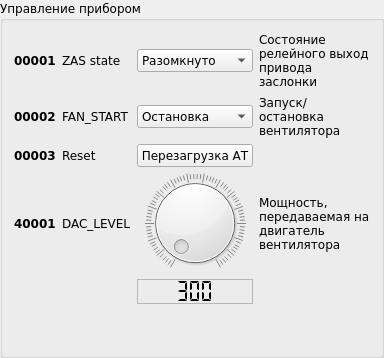
         <widget class="QGroupBox" name="gb1_control">
          <property name="font">
           <font>
            <family>Verdana</family>
           </font>
          </property>
          <property name="title">
           <string>Управление прибором</string>
          </property>
          <property name="flat">
           <bool>false</bool>
          </property>
          <layout class="QGridLayout" name="gridLayout_3">
           <item row="5" column="0">
            <widget class="QLabel" name="lb_00003">
             <property name="palette">
              <palette>
               <active>
                <colorrole role="ButtonText">
                 <brush brushstyle="SolidPattern">
                  <color alpha="255">
                   <red>0</red>
                   <green>0</green>
                   <blue>100</blue>
                  </color>
                 </brush>
                </colorrole>
               </active>
               <inactive>
                <colorrole role="ButtonText">
                 <brush brushstyle="SolidPattern">
                  <color alpha="255">
                   <red>0</red>
                   <green>0</green>
                   <blue>100</blue>
                  </color>
                 </brush>
                </colorrole>
               </inactive>
               <disabled>
                <colorrole role="ButtonText">
                 <brush brushstyle="SolidPattern">
                  <color alpha="255">
                   <red>120</red>
                   <green>120</green>
                   <blue>120</blue>
                  </color>
                 </brush>
                </colorrole>
               </disabled>
              </palette>
             </property>
             <property name="font">
              <font>
               <weight>75</weight>
               <bold>true</bold>
              </font>
             </property>
             <property name="text">
              <string>00003</string>
             </property>
             <property name="wordWrap">
              <bool>false</bool>
             </property>
            </widget>
           </item>
           <item row="4" column="0">
            <widget class="QLabel" name="lb_00002">
             <property name="palette">
              <palette>
               <active>
                <colorrole role="ButtonText">
                 <brush brushstyle="SolidPattern">
                  <color alpha="255">
                   <red>0</red>
                   <green>0</green>
                   <blue>100</blue>
                  </color>
                 </brush>
                </colorrole>
               </active>
               <inactive>
                <colorrole role="ButtonText">
                 <brush brushstyle="SolidPattern">
                  <color alpha="255">
                   <red>0</red>
                   <green>0</green>
                   <blue>100</blue>
                  </color>
                 </brush>
                </colorrole>
               </inactive>
               <disabled>
                <colorrole role="ButtonText">
                 <brush brushstyle="SolidPattern">
                  <color alpha="255">
                   <red>120</red>
                   <green>120</green>
                   <blue>120</blue>
                  </color>
                 </brush>
                </colorrole>
               </disabled>
              </palette>
             </property>
             <property name="font">
              <font>
               <weight>75</weight>
               <bold>true</bold>
              </font>
             </property>
             <property name="text">
              <string>00002</string>
             </property>
             <property name="wordWrap">
              <bool>false</bool>
             </property>
            </widget>
           </item>
           <item row="4" column="10">
            <widget class="QComboBox" name="cb_fan_start">
             <item>
              <property name="text">
               <string>Остановка</string>
              </property>
             </item>
             <item>
              <property name="text">
               <string>Пуск</string>
              </property>
             </item>
            </widget>
           </item>
           <item row="2" column="1">
            <widget class="QLabel" name="lbn_zas_state">
             <property name="text">
              <string>ZAS state</string>
             </property>
            </widget>
           </item>
           <item row="4" column="1">
            <widget class="QLabel" name="lbn_fan_start">
             <property name="text">
              <string>FAN_START</string>
             </property>
            </widget>
           </item>
           <item row="7" column="1">
            <widget class="QLabel" name="lbn_dac_level">
             <property name="text">
              <string>DAC_LEVEL</string>
             </property>
            </widget>
           </item>
           <item row="5" column="1">
            <widget class="QLabel" name="lbn_reset">
             <property name="text">
              <string>Reset</string>
             </property>
            </widget>
           </item>
           <item row="2" column="17">
            <widget class="QLabel" name="lbn_zas_state_2">
             <property name="maximumSize">
              <size>
               <width>120</width>
               <height>16777215</height>
              </size>
             </property>
             <property name="text">
              <string>Состояние релейного выход привода заслонки</string>
             </property>
             <property name="wordWrap">
              <bool>true</bool>
             </property>
            </widget>
           </item>
           <item row="7" column="17">
            <widget class="QLabel" name="lbn_dac_level_2">
             <property name="maximumSize">
              <size>
               <width>120</width>
               <height>16777215</height>
              </size>
             </property>
             <property name="text">
              <string>Мощность, передаваемая на двигатель вентилятора</string>
             </property>
             <property name="wordWrap">
              <bool>true</bool>
             </property>
            </widget>
           </item>
           <item row="4" column="17">
            <widget class="QLabel" name="lbn_fan_start_2">
             <property name="maximumSize">
              <size>
               <width>120</width>
               <height>16777215</height>
              </size>
             </property>
             <property name="text">
              <string>Запуск/остановка вентилятора</string>
             </property>
             <property name="wordWrap">
              <bool>true</bool>
             </property>
            </widget>
           </item>
           <item row="5" column="10">
            <widget class="QPushButton" name="bn_reset">
             <property name="text">
              <string>Перезагрузка АТ</string>
             </property>
            </widget>
           </item>
           <item row="2" column="0">
            <widget class="QLabel" name="lb_00001">
             <property name="palette">
              <palette>
               <active>
                <colorrole role="ButtonText">
                 <brush brushstyle="SolidPattern">
                  <color alpha="255">
                   <red>0</red>
                   <green>0</green>
                   <blue>100</blue>
                  </color>
                 </brush>
                </colorrole>
               </active>
               <inactive>
                <colorrole role="ButtonText">
                 <brush brushstyle="SolidPattern">
                  <color alpha="255">
                   <red>0</red>
                   <green>0</green>
                   <blue>100</blue>
                  </color>
                 </brush>
                </colorrole>
               </inactive>
               <disabled>
                <colorrole role="ButtonText">
                 <brush brushstyle="SolidPattern">
                  <color alpha="255">
                   <red>120</red>
                   <green>120</green>
                   <blue>120</blue>
                  </color>
                 </brush>
                </colorrole>
               </disabled>
              </palette>
             </property>
             <property name="font">
              <font>
               <weight>75</weight>
               <bold>true</bold>
              </font>
             </property>
             <property name="text">
              <string>00001</string>
             </property>
             <property name="wordWrap">
              <bool>false</bool>
             </property>
            </widget>
           </item>
           <item row="7" column="0">
            <widget class="QLabel" name="lb_40001">
             <property name="palette">
              <palette>
               <active>
                <colorrole role="ButtonText">
                 <brush brushstyle="SolidPattern">
                  <color alpha="255">
                   <red>0</red>
                   <green>0</green>
                   <blue>100</blue>
                  </color>
                 </brush>
                </colorrole>
               </active>
               <inactive>
                <colorrole role="ButtonText">
                 <brush brushstyle="SolidPattern">
                  <color alpha="255">
                   <red>0</red>
                   <green>0</green>
                   <blue>100</blue>
                  </color>
                 </brush>
                </colorrole>
               </inactive>
               <disabled>
                <colorrole role="ButtonText">
                 <brush brushstyle="SolidPattern">
                  <color alpha="255">
                   <red>120</red>
                   <green>120</green>
                   <blue>120</blue>
                  </color>
                 </brush>
                </colorrole>
               </disabled>
              </palette>
             </property>
             <property name="font">
              <font>
               <weight>75</weight>
               <bold>true</bold>
              </font>
             </property>
             <property name="text">
              <string>40001</string>
             </property>
             <property name="wordWrap">
              <bool>false</bool>
             </property>
            </widget>
           </item>
           <item row="2" column="10">
            <widget class="QComboBox" name="cb_zas_state">
             <item>
              <property name="text">
               <string>Разомкнуто</string>
              </property>
             </item>
             <item>
              <property name="text">
               <string>Замкнуто</string>
              </property>
             </item>
            </widget>
           </item>
           <item row="8" column="10">
            <widget class="QLCDNumber" name="lcd_dac_level">
             <property name="minimumSize">
              <size>
               <width>0</width>
               <height>25</height>
              </size>
             </property>
             <property name="maximumSize">
              <size>
               <width>16777215</width>
               <height>25</height>
              </size>
             </property>
             <property name="frameShape">
              <enum>QFrame::StyledPanel</enum>
             </property>
             <property name="digitCount">
              <number>3</number>
             </property>
             <property name="segmentStyle">
              <enum>QLCDNumber::Flat</enum>
             </property>
             <property name="value" stdset="0">
              <double>300.000000000000000</double>
             </property>
            </widget>
           </item>
           <item row="7" column="10">
            <widget class="QDial" name="dial_dac_level">
             <property name="maximumSize">
              <size>
               <width>16777215</width>
               <height>100</height>
              </size>
             </property>
             <property name="maximum">
              <number>300</number>
             </property>
             <property name="notchesVisible">
              <bool>true</bool>
             </property>
            </widget>
           </item>
           <item row="9" column="10">
            <spacer name="verticalSpacer">
             <property name="orientation">
              <enum>Qt::Vertical</enum>
             </property>
             <property name="sizeHint" stdset="0">
              <size>
               <width>20</width>
               <height>40</height>
              </size>
             </property>
            </spacer>
           </item>
          </layout>
         </widget>
